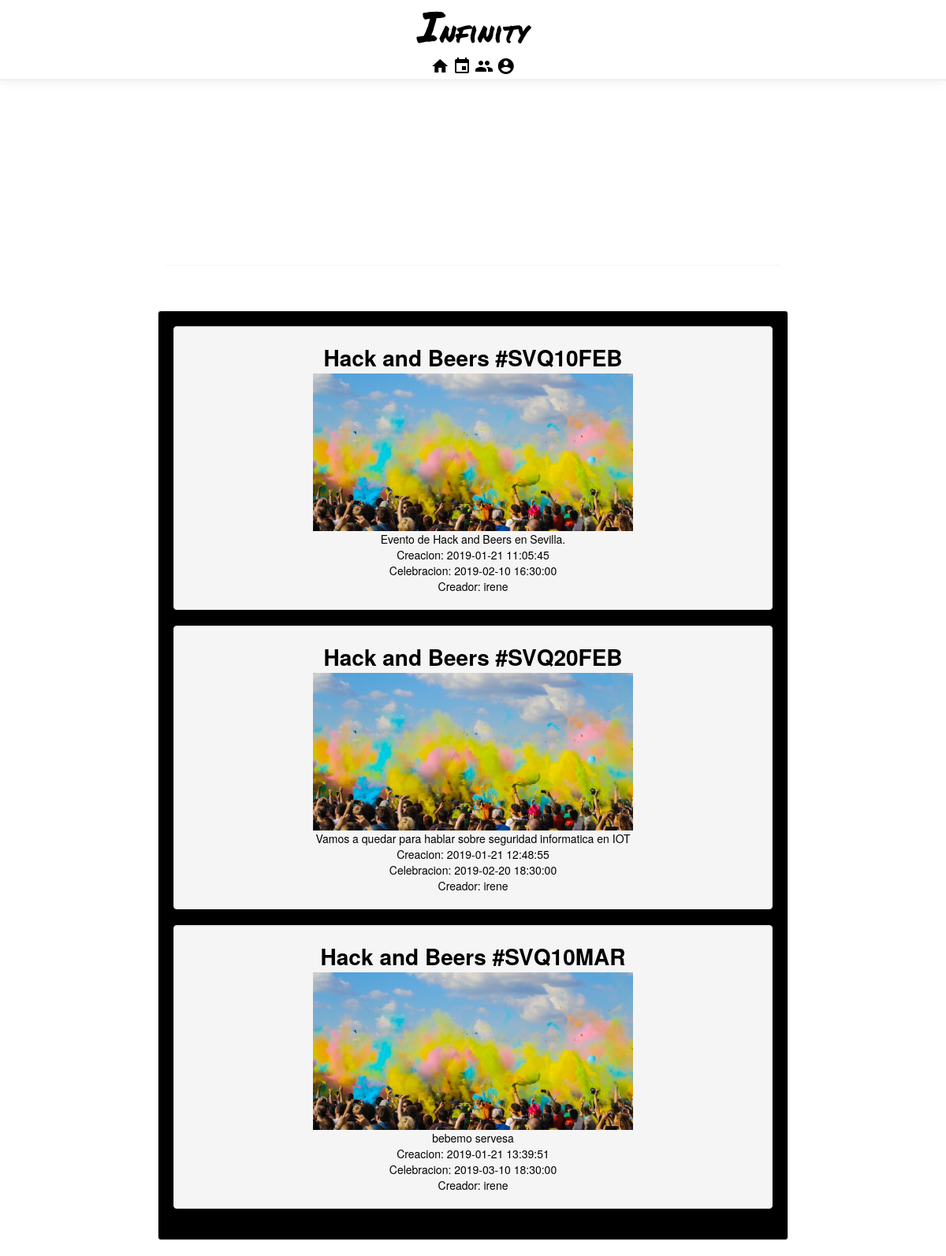
Screenshot of /eventoIndex.php with the database file from the repository.
### tables this page shows
CREATE TABLE `events` (
  `id` int(11) NOT NULL COMMENT 'Identificador',
  `name` varchar(50) NOT NULL COMMENT 'Nombre del evento',
  `description` varchar(500) NOT NULL COMMENT 'Descripcion sobre como sera el evento',
  `date_creation` timestamp NOT NULL DEFAULT CURRENT_TIMESTAMP COMMENT 'Fecha de creacion del evento',
  `date_celebration` timestamp NOT NULL DEFAULT '0000-00-00 00:00:00' COMMENT 'Fecha cuando se celebrara el evento',
  `host` varchar(20) NOT NULL COMMENT 'Usuario creador del evento',
  `rutaimagen` varchar(100) NOT NULL COMMENT 'Ruta de la imagen de un evento',
  `idLocation` int(11) NOT NULL COMMENT 'id de la localizacion donde se celebra el evento',
  `idAdvertisers` int(11) NOT NULL,
  `group_id` int(11) NOT NULL DEFAULT '0'
);

### eventoIndex.php (the view, shortened to what this page needs)
<!DOCTYPE html>
<html>
    <head>
        <?php include("stylesheets.php"); ?>
        <link rel="stylesheet" type="text/css" href="css/maps.css"/>
    </head>
    <body>
        <?php include("header.php"); ?>
        <div id="map"></div>
        <div class="container-fluid text-center">
            <div class="col-sm-2 sidenav">
            </div>
            <div class="col-sm-8 text-center well" style="background-color: white; border: none">
            </div>
            <div class="col-sm-2 sidenav">
            </div>
        </div>
        <div class="container-fluid text-center">
            <div class="row content">
                <div class="col-sm-2 sidenav">
                </div>
                <div class="col-sm-8 text-center well" style="background-color: black; color:white">
                    <?php
                    include("BackEnd/conexion.php");
                    $consulta = "SELECT * FROM `events` WHERE date_celebration>CURRENT_TIMESTAMP ORDER BY date_celebration";
                    $resultado = mysqli_query($con, $consulta);
                    if (!(mysqli_num_rows($resultado)) == 0) {
                        $i = 0;
                        while ($auxiliar = mysqli_fetch_array($resultado)) {
                            $fila[$i] = $auxiliar;
                            $i++;
                        }
                        for ($i = 0; $i < sizeof($fila); $i++) {
                            $nombreEvento = $fila[$i]['name'];
                            $fechaCreacion = $fila[$i]['date_creation'];
                            $fechaCelebracion = $fila[$i]['date_celebration'];
                            $creador = $fila[$i]['host'];
                            $descripcion = $fila[$i]['description'];
                            $evento_id = $fila[$i]['id'];
                            $rutaimagen = $fila[$i]['rutaimagen'];
                            echo "<div class='text-center well'>
                                <table style='color:black; margin:auto;'>
                                        <tr>
                                            <th style='text-align:center; font-size: 2em;'><a class='link' href='eventoMostrar.php?id=$evento_id'>$nombreEvento</th>
                                        </tr>
                                        <tr>
                                            <td><img src='$rutaimagen' alt='imagen del evento' style='width:200px%; height:200px;'></td>
                                        </tr>
                                        <tr>
                                            <td>$descripcion</td>
                                        </tr>
                                        <tr>
                                            <td>Creacion: $fechaCreacion</td>
                                        </tr>
                                        <tr>
                                            <td>Celebracion: $fechaCelebracion</td>
                                        </tr>
                                        <tr>
                                            <td>Creador: $creador</td>
                                        </tr>
                                </table>
                                </div>";
                        }
                    } else {
                        echo "No hay eventos creados, animate y crea el tuyo!";
                    }
                    ?>
                </div>
                <div class="col-sm-2 sidenav">
                </div>
            </div>
        </div>
    </body>
</html>

### CSS/hojaestilo.css (style rules this page uses)
body { color:rgb(30,24,1); background-color:rgb(250,250,250); margin:0; }
.row.content { height: 450px }
.sidenav { padding-top: 20px; background-color: white; height: 100%; }
.link:hover, .link:active, .link:visited,.link:link { color:black; }

### CSS/maps.css (style rules this page uses)
#map { height: 30%; }
html, body { height: 100%; margin: 0; padding: 0; }

### rows the page displays
events: name "Hack and Beers #SVQ10FEB", rutaimagen (placeholder picture), description "Evento de Hack and Beers en Sevilla.", date_creation "2019-01-21 11:05:45", date_celebration "2019-02-10 16:30:00", host "irene"
events: name "Hack and Beers #SVQ20FEB", rutaimagen (placeholder picture), description "Vamos a quedar para hablar sobre seguridad informatica en IOT", date_creation "2019-01-21 12:48:55", date_celebration "2019-02-20 18:30:00", host "irene"
events: name "Hack and Beers #SVQ10MAR", rutaimagen (placeholder picture), description "bebemo servesa", date_creation "2019-01-21 13:39:51", date_celebration "2019-03-10 18:30:00", host "irene"
